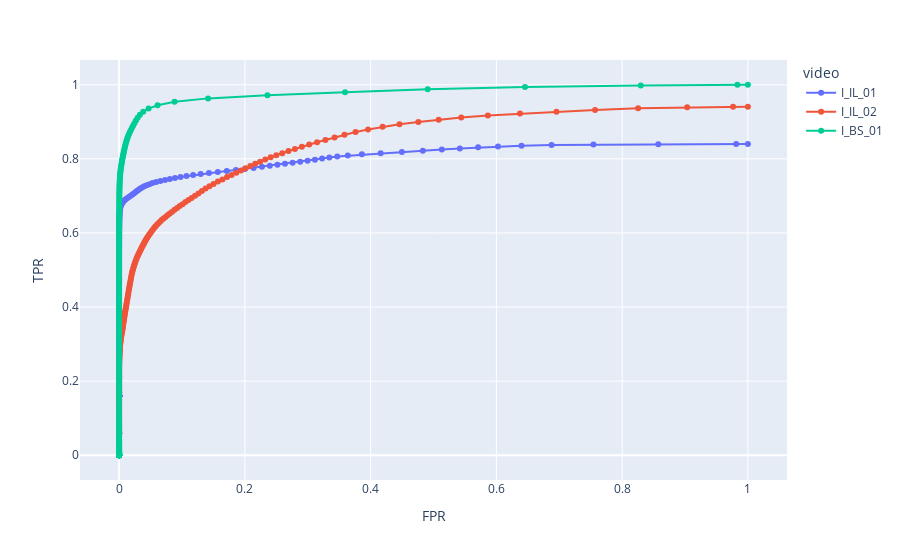

Notebook code for this chart:
### Code cell
import pandas as pd 
import plotly.express as px

def get_df(filename):
    
    video = []
    TPR = []
    FPR = []
    treshold = []
    
    with open(filename) as f:
        lines = f.readlines()
        data = [l.split(',') for l in lines]
        video = [d[0] for d in data]
        treshold = [int(d[1]) for d in data]
        #acc = [float(d[2]) for d in data]
        TPR = [float(d[3]) for d in data]
        FPR = [float(d[4]) for d in data]
        
    method_name = filename.split('_')[1].split('.')[0]
    method = [method_name + ' ' + video[i] for i in range(len(video))]
    
    data = {
        'video': video,
        'treshold': treshold,
        'TPR': TPR,
        'FPR': FPR,
        'method': method
    }

    return pd.DataFrame(data)

df = get_df("result_method1.txt")

# print(FPR)

fig = px.line(df, x="FPR", y="TPR", color="video", hover_name="treshold", markers=True)
fig.show()

### Figure 1 — Plotly figure (JSON) as saved in the notebook; plotly's stock layout.template omitted (floating-point values rounded to 4 significant figures; data arrays with more than 128 entries replaced by an {"elided": "..."} marker saying what was removed)
{"data": [{"hovertemplate": "<b>%{hovertext}</b><br><br>video=I_IL_01<br>FPR=%{x}<br>TPR=%{y}<extra></extra>", "hovertext": {"elided": "255 int values"}, "legendgroup": "I_IL_01", "line": {"color": "#636efa", "dash": "solid"}, "marker": {"symbol": "circle"}, "mode": "lines+markers", "name": "I_IL_01", "orientation": "v", "showlegend": true, "type": "scatter", "x": {"elided": "255 float values"}, "xaxis": "x", "y": {"elided": "255 float values"}, "yaxis": "y"}, {"hovertemplate": "<b>%{hovertext}</b><br><br>video=I_IL_02<br>FPR=%{x}<br>TPR=%{y}<extra></extra>", "hovertext": {"elided": "255 int values"}, "legendgroup": "I_IL_02", "line": {"color": "#EF553B", "dash": "solid"}, "marker": {"symbol": "circle"}, "mode": "lines+markers", "name": "I_IL_02", "orientation": "v", "showlegend": true, "type": "scatter", "x": {"elided": "255 float values"}, "xaxis": "x", "y": {"elided": "255 float values"}, "yaxis": "y"}, {"hovertemplate": "<b>%{hovertext}</b><br><br>video=I_BS_01<br>FPR=%{x}<br>TPR=%{y}<extra></extra>", "hovertext": {"elided": "255 int values"}, "legendgroup": "I_BS_01", "line": {"color": "#00cc96", "dash": "solid"}, "marker": {"symbol": "circle"}, "mode": "lines+markers", "name": "I_BS_01", "orientation": "v", "showlegend": true, "type": "scatter", "x": {"elided": "255 float values"}, "xaxis": "x", "y": {"elided": "255 float values"}, "yaxis": "y"}], "layout": {"autosize": true, "legend": {"title": {"text": "video"}, "tracegroupgap": 0}, "margin": {"t": 60}, "xaxis": {"anchor": "y", "autorange": true, "domain": [0, 1], "range": [-0.06055, 1.061], "title": {"text": "FPR"}, "type": "linear"}, "yaxis": {"anchor": "x", "autorange": true, "domain": [0, 1], "range": [-0.0709, 1.071], "title": {"text": "TPR"}, "type": "linear"}}}
